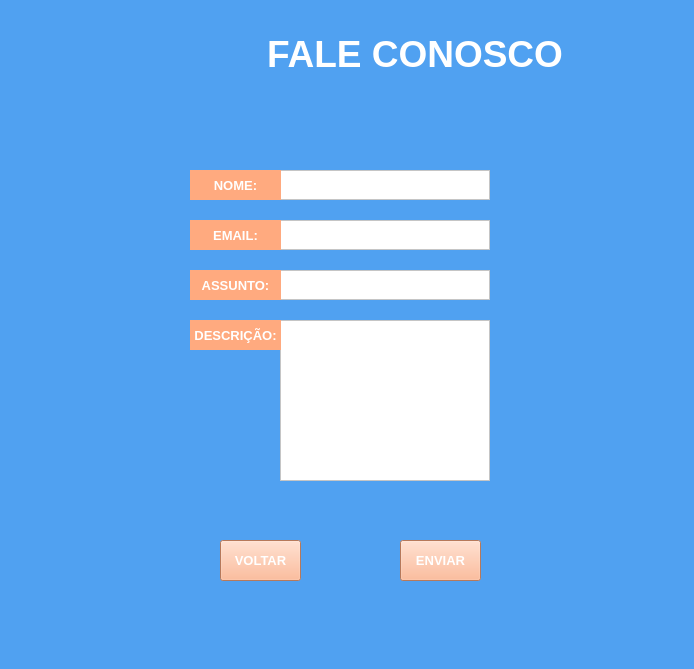
<?xml version="1.0" encoding="UTF-8"?>
<ui version="4.0">
 <class>MainWindow</class>
 <widget class="QMainWindow" name="MainWindow">
  <property name="geometry">
   <rect>
    <x>0</x>
    <y>0</y>
    <width>694</width>
    <height>669</height>
   </rect>
  </property>
  <property name="font">
   <font>
    <pointsize>28</pointsize>
    <weight>75</weight>
    <bold>true</bold>
   </font>
  </property>
  <property name="windowTitle">
   <string>Fale Conosco</string>
  </property>
  <property name="styleSheet">
   <string notr="true">background-color: rgb(80, 161, 241);</string>
  </property>
  <widget class="QWidget" name="centralwidget">
   <widget class="QLabel" name="label">
    <property name="geometry">
     <rect>
      <x>20</x>
      <y>10</y>
      <width>120</width>
      <height>90</height>
     </rect>
    </property>
    <property name="text">
     <string/>
    </property>
    <property name="pixmap">
     <pixmap>Apresentação1-removebg-previewaawwwwwwwwwwww.png</pixmap>
    </property>
    <property name="scaledContents">
     <bool>true</bool>
    </property>
    <property name="alignment">
     <set>Qt::AlignCenter</set>
    </property>
   </widget>
   <widget class="QPlainTextEdit" name="plainTextEdit">
    <property name="geometry">
     <rect>
      <x>280</x>
      <y>170</y>
      <width>210</width>
      <height>30</height>
     </rect>
    </property>
    <property name="styleSheet">
     <string notr="true">background-color: rgb(255, 255, 255);</string>
    </property>
   </widget>
   <widget class="QPlainTextEdit" name="plainTextEdit_2">
    <property name="geometry">
     <rect>
      <x>280</x>
      <y>220</y>
      <width>210</width>
      <height>30</height>
     </rect>
    </property>
    <property name="styleSheet">
     <string notr="true">background-color: rgb(255, 255, 255);</string>
    </property>
   </widget>
   <widget class="QPlainTextEdit" name="plainTextEdit_3">
    <property name="geometry">
     <rect>
      <x>280</x>
      <y>270</y>
      <width>210</width>
      <height>30</height>
     </rect>
    </property>
    <property name="styleSheet">
     <string notr="true">background-color: rgb(255, 255, 255);</string>
    </property>
   </widget>
   <widget class="QPlainTextEdit" name="plainTextEdit_4">
    <property name="geometry">
     <rect>
      <x>280</x>
      <y>320</y>
      <width>210</width>
      <height>161</height>
     </rect>
    </property>
    <property name="styleSheet">
     <string notr="true">background-color: rgb(255, 255, 255);</string>
    </property>
   </widget>
   <widget class="QPushButton" name="bt_voltar">
    <property name="geometry">
     <rect>
      <x>220</x>
      <y>540</y>
      <width>81</width>
      <height>41</height>
     </rect>
    </property>
    <property name="font">
     <font>
      <pointsize>10</pointsize>
      <weight>75</weight>
      <bold>true</bold>
     </font>
    </property>
    <property name="styleSheet">
     <string notr="true">background-color: rgb(255, 170, 127);
color: rgb(255, 255, 255);</string>
    </property>
    <property name="text">
     <string>VOLTAR</string>
    </property>
   </widget>
   <widget class="QPushButton" name="bt_enviar">
    <property name="geometry">
     <rect>
      <x>400</x>
      <y>540</y>
      <width>81</width>
      <height>41</height>
     </rect>
    </property>
    <property name="font">
     <font>
      <pointsize>10</pointsize>
      <weight>75</weight>
      <bold>true</bold>
     </font>
    </property>
    <property name="styleSheet">
     <string notr="true">background-color: rgb(255, 170, 127);
color: rgb(255, 255, 255);</string>
    </property>
    <property name="text">
     <string>ENVIAR</string>
    </property>
   </widget>
   <widget class="QLabel" name="label_3">
    <property name="geometry">
     <rect>
      <x>190</x>
      <y>320</y>
      <width>91</width>
      <height>30</height>
     </rect>
    </property>
    <property name="font">
     <font>
      <pointsize>10</pointsize>
      <weight>75</weight>
      <bold>true</bold>
     </font>
    </property>
    <property name="styleSheet">
     <string notr="true">color: rgb(255, 255, 255);background-color: rgb(255, 170, 127);</string>
    </property>
    <property name="text">
     <string>DESCRIÇÃO:</string>
    </property>
    <property name="alignment">
     <set>Qt::AlignCenter</set>
    </property>
   </widget>
   <widget class="QLabel" name="label_4">
    <property name="geometry">
     <rect>
      <x>190</x>
      <y>270</y>
      <width>91</width>
      <height>30</height>
     </rect>
    </property>
    <property name="font">
     <font>
      <pointsize>10</pointsize>
      <weight>75</weight>
      <bold>true</bold>
     </font>
    </property>
    <property name="styleSheet">
     <string notr="true">color: rgb(255, 255, 255);background-color: rgb(255, 170, 127);</string>
    </property>
    <property name="text">
     <string>ASSUNTO:</string>
    </property>
    <property name="alignment">
     <set>Qt::AlignCenter</set>
    </property>
   </widget>
   <widget class="QLabel" name="label_5">
    <property name="geometry">
     <rect>
      <x>190</x>
      <y>220</y>
      <width>91</width>
      <height>30</height>
     </rect>
    </property>
    <property name="font">
     <font>
      <pointsize>10</pointsize>
      <weight>75</weight>
      <bold>true</bold>
     </font>
    </property>
    <property name="styleSheet">
     <string notr="true">color: rgb(255, 255, 255);background-color: rgb(255, 170, 127);</string>
    </property>
    <property name="text">
     <string>EMAIL:</string>
    </property>
    <property name="alignment">
     <set>Qt::AlignCenter</set>
    </property>
   </widget>
   <widget class="QLabel" name="label_6">
    <property name="geometry">
     <rect>
      <x>190</x>
      <y>170</y>
      <width>91</width>
      <height>30</height>
     </rect>
    </property>
    <property name="font">
     <font>
      <pointsize>10</pointsize>
      <weight>75</weight>
      <bold>true</bold>
     </font>
    </property>
    <property name="styleSheet">
     <string notr="true">color: rgb(255, 255, 255);background-color: rgb(255, 170, 127);</string>
    </property>
    <property name="text">
     <string>NOME:</string>
    </property>
    <property name="alignment">
     <set>Qt::AlignCenter</set>
    </property>
   </widget>
   <widget class="QLabel" name="label_2">
    <property name="geometry">
     <rect>
      <x>160</x>
      <y>30</y>
      <width>510</width>
      <height>50</height>
     </rect>
    </property>
    <property name="text">
     <string>&lt;html&gt;&lt;head/&gt;&lt;body&gt;&lt;p align=&quot;center&quot;&gt;&lt;span style=&quot; font-size:28pt; font-weight:600; color:#ffffff;&quot;&gt;FALE CONOSCO&lt;/span&gt;&lt;/p&gt;&lt;/body&gt;&lt;/html&gt;</string>
    </property>
   </widget>
  </widget>
  <widget class="QStatusBar" name="statusbar"/>
 </widget>
 <resources/>
 <connections/>
</ui>
